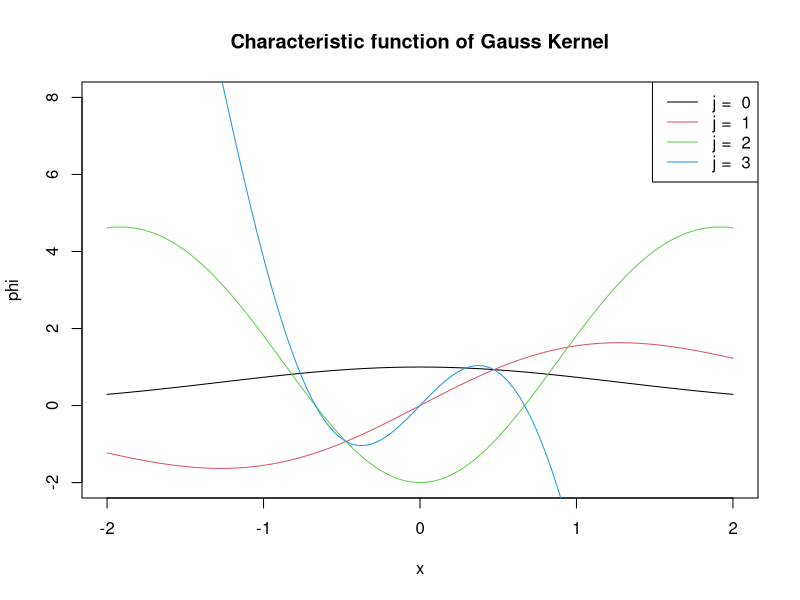

Reproduce this figure in R. (Note: this script raises an error after producing the figure.)
# Ch.3　Reproducing Kernel Hilbert Space（Problem 31～45）


## 38

H <- function(j, x) {
  if (j == 0) {
    return(1)
  } else if (j == 1) {
    return(2*x)
  } else if (j == 2) {
    return(-2 + 4*x^2)
  } else {
    return(4*x - 8*x^3)
  }
}

cc <- sqrt(5) / 4                                ##
a <- 1 / 4                                       ##

phi <- function(j, x) {                          ###
  return(exp(-(cc-a)*x^2) * H(j, sqrt(2*cc)*x))  ###
}

curve(phi(0, x), -2, 2, ylim = c(-2, 8), col = 1, ylab = "phi")
for (i in 1:3)
  curve(phi(i, x), -2, 2, ylim = c(-2, 8), add = TRUE, ann = FALSE, col = i + 1)
legend("topright", legend = paste("j = ", 0:3), lwd = 1, col = 1:4)
title("Characteristic function of Gauss Kernel")


## 42

K <- matrix(0, m, m)
for (i in 1:m)
  for (j in 1:m)
    K[i, j] <- k(x[i], x[j])
eig <- eigen(K)
lam.m <- eig$values
lam <- lam.m / m
U <- eig$vector
alpha <- array(0, dim = c(m, m))
for (i in 1:m)
  alpha[, i] <- U[, i] * sqrt(m) / lam.m[i]

F <- function(y, i) {
  S <- 0
  for (j in 1:m)
    S <- S + alpha[j, i] * k(x[j], y)
  return(S)
}
